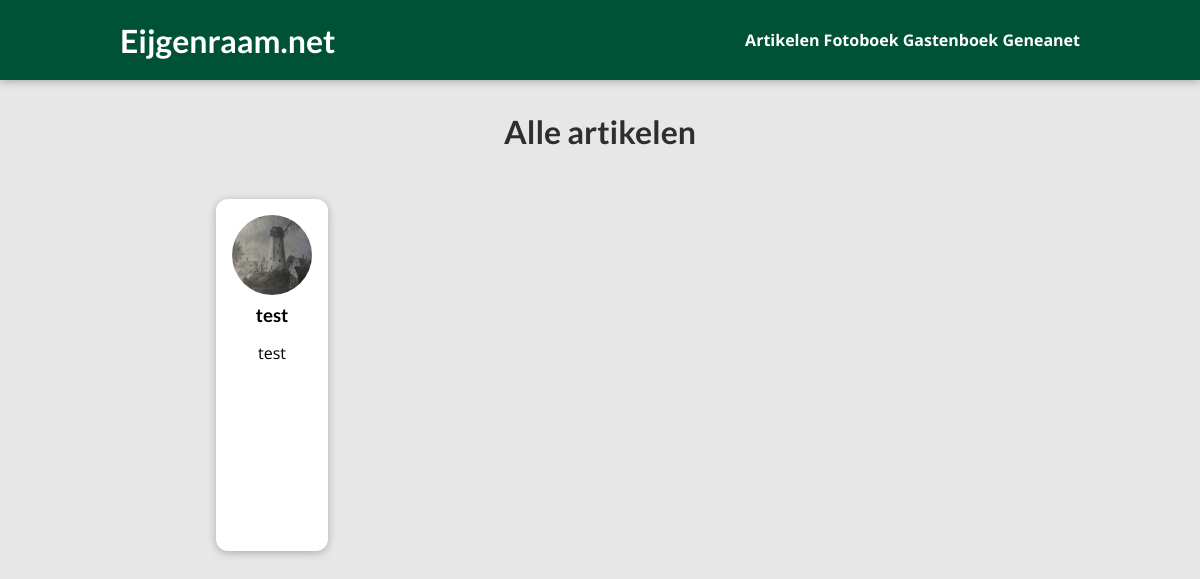
The page /posts/ on the database as committed earlier.
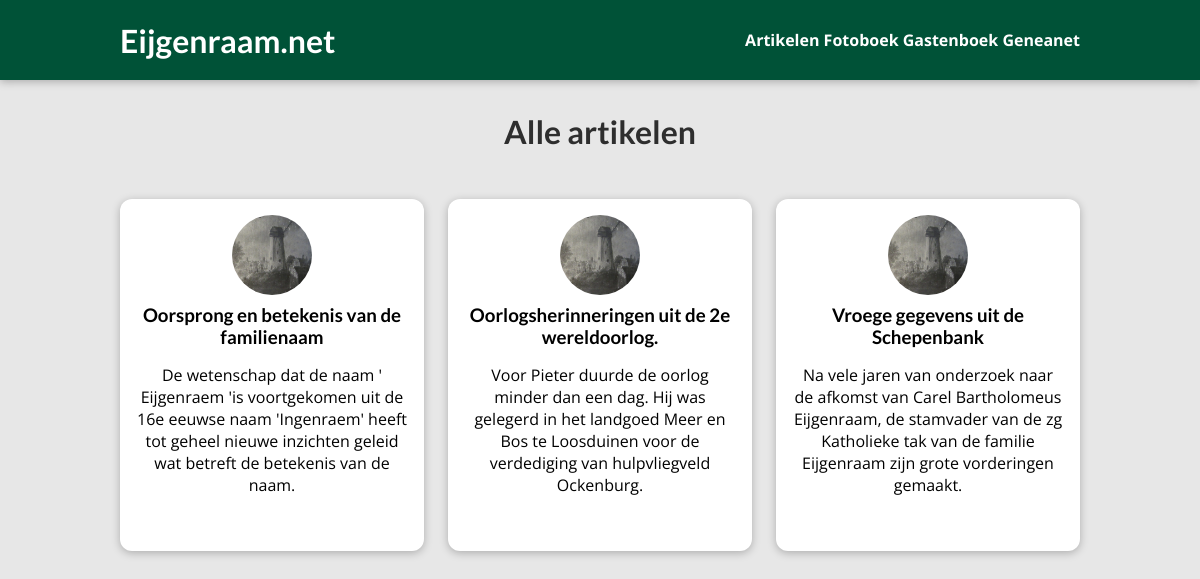
The same page on the database as committed later.
### articles/models.py (models this page shows, shortened)
class Post(m.Model):
    title = m.CharField(max_length=64)
    slug = m.SlugField(default='', blank=True, null=False, db_index=True)
    date = m.DateField()
    excerpt = m.TextField(max_length=200)
    content = m.TextField(max_length=20000)
    def get_absolute_url(self):
        return reverse("post_page", args=[self.slug])
    '''
    def save(self, *args, **kwargs):
        self.slug = slugify(self.title)
        super().save(*args, **kwargs)
    '''

### articles/views.py (the view)
# urls.py: path('posts/', views.posts, name='posts'),
def posts(request):
    posts = get_posts()
    return render(request, 'articles/posts.html', {
        'posts': posts,
    })

### articles/views.py (called while the page is built)
def get_posts():
    all_posts = Post.objects.all().order_by('date')
    return all_posts

### articles/templates/articles/posts.html (shortened to what this page needs)
{% extends 'base.html' %}
{% load static %}
{% block css_files %}
    <link rel='stylesheet' href="{% static 'articles/posts.css' %}">
    <link rel='stylesheet' href="{% static 'articles/post.css' %}">
{% endblock %}
{% block content %}
    <section id='all-posts'>
        <h2>Alle artikelen</h2>
        <ul>
            {% for post in posts %}
                {% include 'articles/includes/post.html' %}
            {% endfor %}
        </ul>
    </section>
{% endblock %}

### articles/templates/articles/includes/post.html
{% load static %}
<li>
    <article class='post'>
        <a href="{{ post.get_absolute_url }}">
            <img src="{% static 'articles/images/de_mallemolen.jpg' %}" alt='{{ post.title }}' />
            <div class='post__content'>
                <h3>{{ post.title }}</h2>
                    <p>{{ post.excerpt }}</p>
            </div>
        </a>
    </article>
</li>

Rows that differ between the two databases and show on the page:
changed Post: title "test" → "Oorsprong en betekenis van de familienaam"; excerpt "test" → "De wetenschap dat de naam ' Eijgenraem 'is voortgekomen uit de 16e eeuwse naam 'Ingenraem' heeft tot geheel nieuwe inzichten geleid wat betreft de betekenis van de naam."
added Post: title "Oorlogsherinneringen uit de 2e wereldoorlog.", excerpt "Voor Pieter duurde de oorlog minder dan een dag. Hij was gelegerd in het landgoed Meer en Bos te Loosduinen voor de verdediging van hulpvliegveld Ockenburg."
added Post: title "Vroege gegevens uit de Schepenbank", excerpt "Na vele jaren van onderzoek naar de afkomst van Carel Bartholomeus Eijgenraam, de stamvader van de zg Katholieke tak van de familie Eijgenraam zijn grote vorderingen gemaakt."
